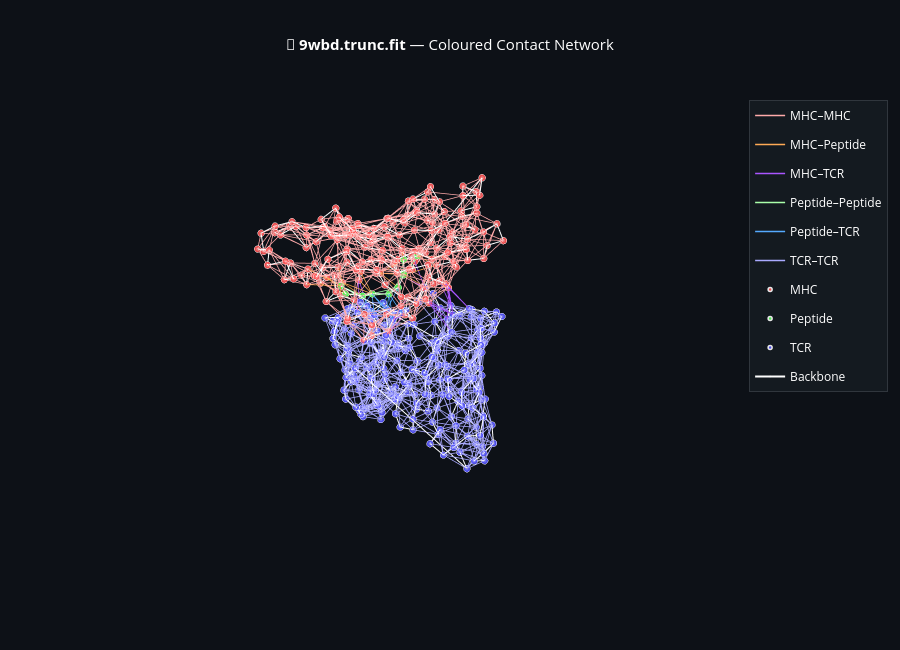

The notebook cell saved with this chart:
### Code cell
# ============================================================
# CELL 14 (or any number) — Coloured chain contact network
# ============================================================

import plotly.graph_objects as go
import numpy as np

# Colour maps
CHAIN_COLORS = {
    'MHC':     '#FF5555',   # red
    'Peptide': '#55FF55',   # green
    'TCR':     '#5555FF',   # blue
    'Protein': '#AAAAAA',   # fallback grey
}

INTERACTION_COLORS = {
    ('MHC', 'MHC'):       '#FFAAAA',
    ('MHC', 'Peptide'):   '#FFAA55',   # orange
    ('MHC', 'TCR'):       '#AA55FF',   # purple
    ('Peptide', 'Peptide'): '#AAFFAA',
    ('Peptide', 'TCR'):   '#55AAFF',   # cyan-ish
    ('TCR', 'TCR'):       '#AAAAFF',
    ('Protein', 'Protein'): '#CCCCCC',
}

# Extract existing data from the already-parsed structure
df      = parsed['residues']
coords  = parsed['coords']
edges   = parsed['edges']

# Build a colour array for nodes (one per residue)
node_colors = [CHAIN_COLORS.get(ct, CHAIN_COLORS['Protein'])
               for ct in df['chain_type']]

# Group edges by interaction type
edge_groups = {}
for i, j in edges:
    if abs(i - j) <= 1:
        continue                     # skip backbone bonds (shown separately)
    ct_a = df.iloc[i]['chain_type']
    ct_b = df.iloc[j]['chain_type']
    pair = tuple(sorted([ct_a, ct_b]))
    edge_groups.setdefault(pair, []).append((i, j))

# Create the figure
fig = go.Figure()

# ── Edges ────────────────────────────────────────────────
for pair, edgelist in edge_groups.items():
    ex, ey, ez = [], [], []
    for i, j in edgelist:
        ex += [df['x'].iloc[i], df['x'].iloc[j], None]
        ey += [df['y'].iloc[i], df['y'].iloc[j], None]
        ez += [df['z'].iloc[i], df['z'].iloc[j], None]

    color = INTERACTION_COLORS.get(pair, 'rgba(200,200,200,0.2)')
    name  = f"{pair[0]}–{pair[1]}"

    fig.add_trace(go.Scatter3d(
        x=ex, y=ey, z=ez,
        mode='lines',
        line=dict(color=color, width=1.5),
        name=name,
        legendgroup=name,
        hoverinfo='skip',
    ))

# ── Nodes (spheres) coloured by chain type ───────────────
for ct, color in CHAIN_COLORS.items():
    idx = df[df['chain_type'] == ct].index
    if len(idx) == 0:
        continue
    fig.add_trace(go.Scatter3d(
        x=df.loc[idx, 'x'],
        y=df.loc[idx, 'y'],
        z=df.loc[idx, 'z'],
        mode='markers',
        marker=dict(size=4, color=color, opacity=0.9,
                    line=dict(width=1.5, color='white')),
        name=ct,
        legendgroup=ct,
        hoverinfo='skip',
    ))

# ── Backbone trace (white) ───────────────────────────────
fig.add_trace(go.Scatter3d(
    x=df['x'], y=df['y'], z=df['z'],
    mode='lines+markers',
    line=dict(color='white', width=2),
    marker=dict(size=2, color='white', opacity=0.2),
    name='Backbone',
    hoverinfo='skip',
))

# ── Layout styling ───────────────────────────────────────
fig.update_layout(
    title=dict(text=f"<b>🧬 {parsed['name']}</b> — Coloured Contact Network",
               x=0.5, font=dict(color='white', size=15)),
    height=650,
    paper_bgcolor='#0d1117',
    plot_bgcolor ='#0d1117',
    font=dict(color='#c9d1d9'),
    showlegend=True,
    legend=dict(bgcolor='rgba(22,27,34,0.9)',
                bordercolor='#30363d', borderwidth=1,
                font=dict(color='white')),
    scene=dict(
        xaxis=dict(showgrid=False, zeroline=False, showticklabels=False, title='', backgroundcolor='#0d1117'),
        yaxis=dict(showgrid=False, zeroline=False, showticklabels=False, title='', backgroundcolor='#0d1117'),
        zaxis=dict(showgrid=False, zeroline=False, showticklabels=False, title='', backgroundcolor='#0d1117'),
        aspectmode='data',
        bgcolor='#0d1117',
    ),
)

fig.show()

### Figure 1 — Plotly figure (JSON) as saved in the notebook; plotly's stock layout.template omitted (floating-point values rounded to 4 significant figures; data arrays with more than 128 entries replaced by an {"elided": "..."} marker saying what was removed)
{"data": [{"hoverinfo": "skip", "legendgroup": "MHC–MHC", "line": {"color": "#FFAAAA", "width": 1.5}, "mode": "lines", "name": "MHC–MHC", "type": "scatter3d", "x": {"elided": "3984 float values"}, "y": {"elided": "3984 float values"}, "z": {"elided": "3984 float values"}}, {"hoverinfo": "skip", "legendgroup": "MHC–Peptide", "line": {"color": "#FFAA55", "width": 1.5}, "mode": "lines", "name": "MHC–Peptide", "type": "scatter3d", "x": {"elided": "132 float values"}, "y": {"elided": "132 float values"}, "z": {"elided": "132 float values"}}, {"hoverinfo": "skip", "legendgroup": "MHC–TCR", "line": {"color": "#AA55FF", "width": 1.5}, "mode": "lines", "name": "MHC–TCR", "type": "scatter3d", "x": [-13.31, -10.26, null, -8.434, -10.26, null, 2.066, 5.686, null, 2.066, 0.704, null, 2.066, 3.734, null, 4.488, 0.22, null, 4.488, 3.876, null, 4.488, 6.656, null, 2.892, 3.876, null, 0.835, -4.272, null, -1.636, -5.765, null, -1.636, -2.103, null, -1.636, -4.272, null, -4.152, -4.272, null, -4.152, -6.28, null, -6.68, -8.757, null, -6.68, -5.765, null, -6.68, -4.272, null, -6.68, -6.28, null, -7.743, -8.757, null, -7.743, -9.326, null, -8.757, -6.68, null, -8.757, -7.743, null, -5.765, -1.636, null, -5.765, -6.68, null, -2.103, -1.636, null, -4.272, 0.835, null, -4.272, -1.636, null, -4.272, -4.152, null, -4.272, -6.68, null, -6.28, -4.152, null, -6.28, -6.68, null, -9.326, -7.743, null, -10.26, -13.31, null, -10.26, -8.434, null, 5.686, 2.066, null, 0.704, 2.066, null, 3.734, 2.066, null, 0.22, 4.488, null, 3.876, 4.488, null, 3.876, 2.892, null, 6.656, 4.488, null], "y": [-5.414, 0.911, null, -6.492, 0.911, null, -8.422, -5.241, null, -8.422, -7.48, null, -8.422, -9.787, null, 9.167, 3.715, null, 9.167, 4.742, null, 9.167, 5.375, null, 8.363, 4.742, null, 11.57, 15.03, null, 10.3, 12.26, null, 10.3, 16.68, null, 10.3, 15.03, null, 12.62, 15.03, null, 12.62, 17.68, null, 11.32, 10.44, null, 11.32, 12.26, null, 11.32, 15.03, null, 11.32, 17.68, null, 7.663, 10.44, null, 7.663, 4.545, null, 10.44, 11.32, null, 10.44, 7.663, null, 12.26, 10.3, null, 12.26, 11.32, null, 16.68, 10.3, null, 15.03, 11.57, null, 15.03, 10.3, null, 15.03, 12.62, null, 15.03, 11.32, null, 17.68, 12.62, null, 17.68, 11.32, null, 4.545, 7.663, null, 0.911, -5.414, null, 0.911, -6.492, null, -5.241, -8.422, null, -7.48, -8.422, null, -9.787, -8.422, null, 3.715, 9.167, null, 4.742, 9.167, null, 4.742, 8.363, null, 5.375, 9.167, null], "z": [20.14, 16.59, null, 18.26, 16.59, null, 19.9, 14.04, null, 19.9, 12.62, null, 19.9, 12.64, null, 19.5, 15.57, null, 19.5, 15.97, null, 19.5, 13.45, null, 22.86, 15.97, null, 22.89, 18.24, null, 20.25, 15.1, null, 20.25, 15.55, null, 20.25, 18.24, null, 25.01, 18.24, null, 25.01, 20.1, null, 22.42, 16.59, null, 22.42, 15.1, null, 22.42, 18.24, null, 22.42, 20.1, null, 22.23, 16.59, null, 22.23, 16.94, null, 16.59, 22.42, null, 16.59, 22.23, null, 15.1, 20.25, null, 15.1, 22.42, null, 15.55, 20.25, null, 18.24, 22.89, null, 18.24, 20.25, null, 18.24, 25.01, null, 18.24, 22.42, null, 20.1, 25.01, null, 20.1, 22.42, null, 16.94, 22.23, null, 16.59, 20.14, null, 16.59, 18.26, null, 14.04, 19.9, null, 12.62, 19.9, null, 12.64, 19.9, null, 15.57, 19.5, null, 15.97, 19.5, null, 15.97, 22.86, null, 13.45, 19.5, null]}, {"hoverinfo": "skip", "legendgroup": "Peptide–Peptide", "line": {"color": "#AAFFAA", "width": 1.5}, "mode": "lines", "name": "Peptide–Peptide", "type": "scatter3d", "x": [-9.008, -3.015, null, -5.221, -2.338, null, -3.015, -9.008, null, -3.015, 1.361, null, -2.338, -5.221, null, -2.338, 4.515, null, 1.361, -3.015, null, 1.361, 7.994, null, 4.515, -2.338, null, 4.515, 11.24, null, 7.994, 1.361, null, 7.994, 13.14, null, 11.24, 4.515, null, 13.14, 7.994, null], "y": [-0.378, 1.262, null, -1.018, 0.081, null, 1.262, -0.378, null, 1.262, 0.93, null, 0.081, -1.018, null, 0.081, -1.167, null, 0.93, 1.262, null, 0.93, -0.328, null, -1.167, 0.081, null, -1.167, -1.89, null, -0.328, 0.93, null, -0.328, -0.969, null, -1.89, -1.167, null, -0.969, -0.328, null], "z": [24.96, 23.11, null, 25.23, 19.56, null, 23.11, 24.96, null, 23.11, 19.84, null, 19.56, 25.23, null, 19.56, 20.32, null, 19.84, 23.11, null, 19.84, 21.62, null, 20.32, 19.56, null, 20.32, 22.85, null, 21.62, 19.84, null, 21.62, 25.99, null, 22.85, 20.32, null, 25.99, 21.62, null]}, {"hoverinfo": "skip", "legendgroup": "Peptide–TCR", "line": {"color": "#55AAFF", "width": 1.5}, "mode": "lines", "name": "Peptide–TCR", "type": "scatter3d", "x": [-2.338, 1.298, null, -2.338, 0.22, null, 1.361, 5.09, null, 1.361, 1.298, null, 1.361, 0.22, null, 1.361, 3.876, null, 4.515, 5.686, null, 4.515, 5.09, null, 4.515, 1.298, null, 4.515, 3.876, null, 7.994, 5.09, null, 5.686, 4.515, null, 5.09, 1.361, null, 5.09, 4.515, null, 5.09, 7.994, null, 1.298, -2.338, null, 1.298, 1.361, null, 1.298, 4.515, null, 0.22, -2.338, null, 0.22, 1.361, null, 3.876, 1.361, null, 3.876, 4.515, null], "y": [0.081, 0.061, null, 0.081, 3.715, null, 0.93, -0.049, null, 0.93, 0.061, null, 0.93, 3.715, null, 0.93, 4.742, null, -1.167, -5.241, null, -1.167, -0.049, null, -1.167, 0.061, null, -1.167, 4.742, null, -0.328, -0.049, null, -5.241, -1.167, null, -0.049, 0.93, null, -0.049, -1.167, null, -0.049, -0.328, null, 0.061, 0.081, null, 0.061, 0.93, null, 0.061, -1.167, null, 3.715, 0.081, null, 3.715, 0.93, null, 4.742, 0.93, null, 4.742, -1.167, null], "z": [19.56, 15.33, null, 19.56, 15.57, null, 19.84, 15.52, null, 19.84, 15.33, null, 19.84, 15.57, null, 19.84, 15.97, null, 20.32, 14.04, null, 20.32, 15.52, null, 20.32, 15.33, null, 20.32, 15.97, null, 21.62, 15.52, null, 14.04, 20.32, null, 15.52, 19.84, null, 15.52, 20.32, null, 15.52, 21.62, null, 15.33, 19.56, null, 15.33, 19.84, null, 15.33, 20.32, null, 15.57, 19.56, null, 15.57, 19.84, null, 15.97, 19.84, null, 15.97, 20.32, null]}, {"hoverinfo": "skip", "legendgroup": "TCR–TCR", "line": {"color": "#AAAAFF", "width": 1.5}, "mode": "lines", "name": "TCR–TCR", "type": "scatter3d", "x": {"elided": "5322 float values"}, "y": {"elided": "5322 float values"}, "z": {"elided": "5322 float values"}}, {"hoverinfo": "skip", "legendgroup": "MHC", "marker": {"color": "#FF5555", "line": {"color": "white", "width": 1.5}, "opacity": 0.9, "size": 4}, "mode": "markers", "name": "MHC", "type": "scatter3d", "x": {"elided": "179 float values"}, "y": {"elided": "179 float values"}, "z": {"elided": "179 float values"}}, {"hoverinfo": "skip", "legendgroup": "Peptide", "marker": {"color": "#55FF55", "line": {"color": "white", "width": 1.5}, "opacity": 0.9, "size": 4}, "mode": "markers", "name": "Peptide", "type": "scatter3d", "x": [-9.008, -5.221, -3.015, -2.338, 1.361, 4.515, 7.994, 11.24, 13.14], "y": [-0.378, -1.018, 1.262, 0.081, 0.93, -1.167, -0.328, -1.89, -0.969], "z": [24.96, 25.23, 23.11, 19.56, 19.84, 20.32, 21.62, 22.85, 25.99]}, {"hoverinfo": "skip", "legendgroup": "TCR", "marker": {"color": "#5555FF", "line": {"color": "white", "width": 1.5}, "opacity": 0.9, "size": 4}, "mode": "markers", "name": "TCR", "type": "scatter3d", "x": {"elided": "216 float values"}, "y": {"elided": "216 float values"}, "z": {"elided": "216 float values"}}, {"hoverinfo": "skip", "line": {"color": "white", "width": 2}, "marker": {"color": "white", "opacity": 0.2, "size": 2}, "mode": "lines+markers", "name": "Backbone", "type": "scatter3d", "x": {"elided": "404 float values"}, "y": {"elided": "404 float values"}, "z": {"elided": "404 float values"}}], "layout": {"font": {"color": "#c9d1d9"}, "height": 650, "legend": {"bgcolor": "rgba(22,27,34,0.9)", "bordercolor": "#30363d", "borderwidth": 1, "font": {"color": "white"}}, "paper_bgcolor": "#0d1117", "plot_bgcolor": "#0d1117", "scene": {"aspectmode": "data", "bgcolor": "#0d1117", "xaxis": {"backgroundcolor": "#0d1117", "showgrid": false, "showticklabels": false, "title": {"text": ""}, "zeroline": false}, "yaxis": {"backgroundcolor": "#0d1117", "showgrid": false, "showticklabels": false, "title": {"text": ""}, "zeroline": false}, "zaxis": {"backgroundcolor": "#0d1117", "showgrid": false, "showticklabels": false, "title": {"text": ""}, "zeroline": false}}, "showlegend": true, "title": {"font": {"color": "white", "size": 15}, "text": "<b>🧬 9wbd.trunc.fit</b> — Coloured Contact Network", "x": 0.5}}}
